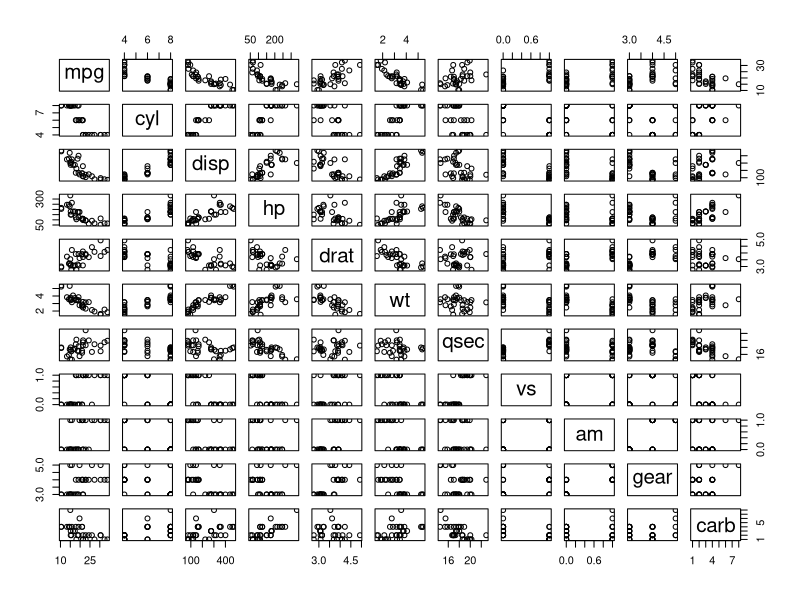
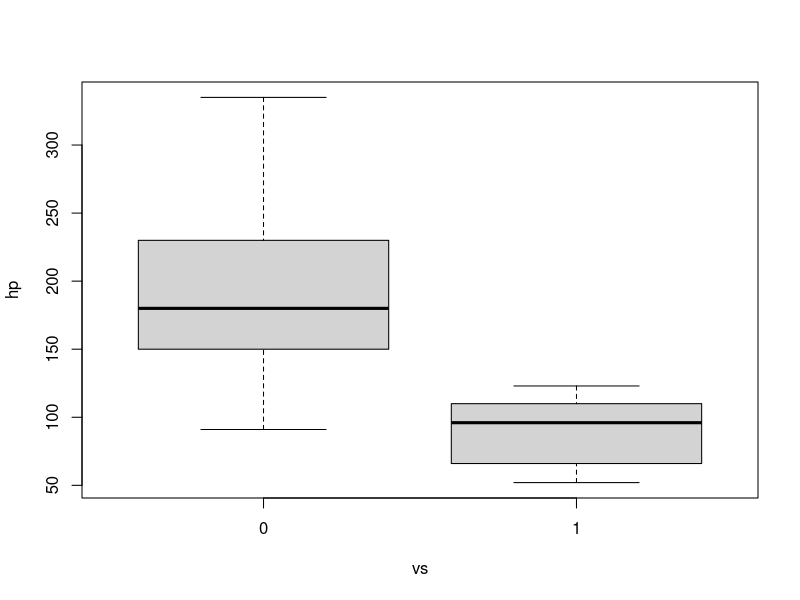
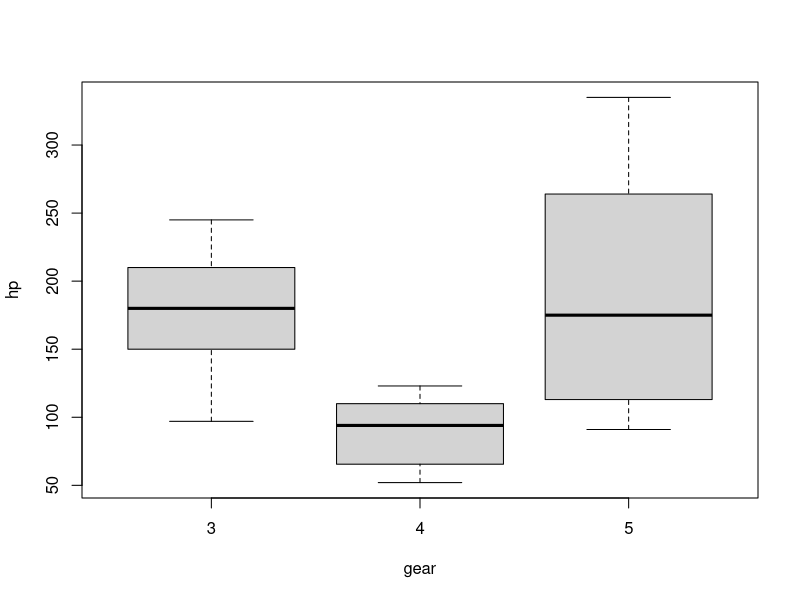

Write the R code that produced these figures, in order. (Note: this script raises an error after producing the figures.)
mtcars

## Explore
?mtcars
summary(mtcars)
View(mtcars)
str(mtcars)
head(mtcars)
tail(mtcars)
plot(mtcars)


## Size of dataset
dim(mtcars)
ncol(mtcars) ## Number of feature
nrow(mtcars) ## Number of observations

## Parameters
colnames(mtcars)
rownames(mtcars)

## Subsetting
mtcars[c("Mazda RX4", "Mazda RX4 Wag"), c("mpg", "hp")]

## Single column, a vector
mtcars$mpg

## Specific Rows and columns
mtcars[c("Mazda RX4", "Mazda RX4 Wag"), c("mpg", "hp")]

## Horsepower vs. Engine shape
boxplot(hp ~ vs, data = mtcars)

t.test(hp ~ vs, data = mtcars)

## Horsepower vs. gear
boxplot(hp ~ gear, data = mtcars)

hp.gear.model <- aov(hp ~ gear, data = mtcars)
summary(hp.gear.model)

TukeyHSD(hp.gear.model)

## gear is not defined as a factor, but a number
hp.gear.model <- aov(hp ~ as.factor(gear), data = mtcars)
summary(hp.gear.model)

TukeyHSD(hp.gear.model)

## Correlation
cor(mtcars$hp, mtcars$mpg)

plot(hp ~ mpg, data = mtcars, 
     col = gear, pch = 19)


## Average hp for each gear
aggregate(formula = hp ~ gear, data = mtcars, FUN = mean)

## Sort 
mtcars[order(-mtcars$cyl, mtcars$mpg),]

## What is the average mpg of cars that have hp > 80

ishpgrt80 <- mtcars$hp > 80
mtcars.selected <- mtcars[ishpgrt80, ]
mean(mtcars.selected$mpg)

mean(mtcars[mtcars$hp > 80,]$mpg)


##
library(dplyr)

##

## View the data
glimpse(mtcars)

## sort the data
arrange(mtcars, desc(cyl), mpg)

## Keep desired columns
select(mtcars, mpg, cyl)

## Keep selected cases (samples)
filter(mtcars, hp > 80)

## get aggregate statistics
summarise(mtcars, meanMPG = mean(mpg))

## Pipe operator %>% (Command + Shift + m) (Control + Shift + m)

## Mean mpg for cars with hp > 80

## Base R
mean(mtcars[mtcars$hp > 80,]$mpg)

## dplyr
mtcars %>% 
  filter(hp > 80) %>% 
  select(mpg) %>% 
  summarise(mean = mean(mpg))


## Get mean hp for cars with single gear

## group_by()

mtcars %>%
  group_by(gear) %>%
  summarise(meanHP = mean(hp))

## group_by()
mtcars %>%
  group_by(gear) %>%
  summarise_all(mean)

## mutate -- Add a new column

## Option # 1 (Pipe)
mtcars %>% 
  ## generate the ratio of hp to mpg
  mutate(hp_mpg = hp / mpg) %>%
  ## Keep values with hp to mpg ratio of 9
  filter(hp_mpg > 9) %>%
  ## Count the number of gears 
  select(gear) %>%
  table %>%
  ## Make a pie chart
  pie

dev.off()

## Option # 2: Intermediate variables
mtcars$hp_mpg <- mtcars$hp / mtcars$mpg
mtcars.selected <- mtcars[mtcars$hp_mpg > 9, "gear"]
pie(table(mtcars.selected))

dev.off()

## Option #3: One line
pie(table(mtcars[(mtcars$hp / mtcars$mpg) >9,]$gear))
